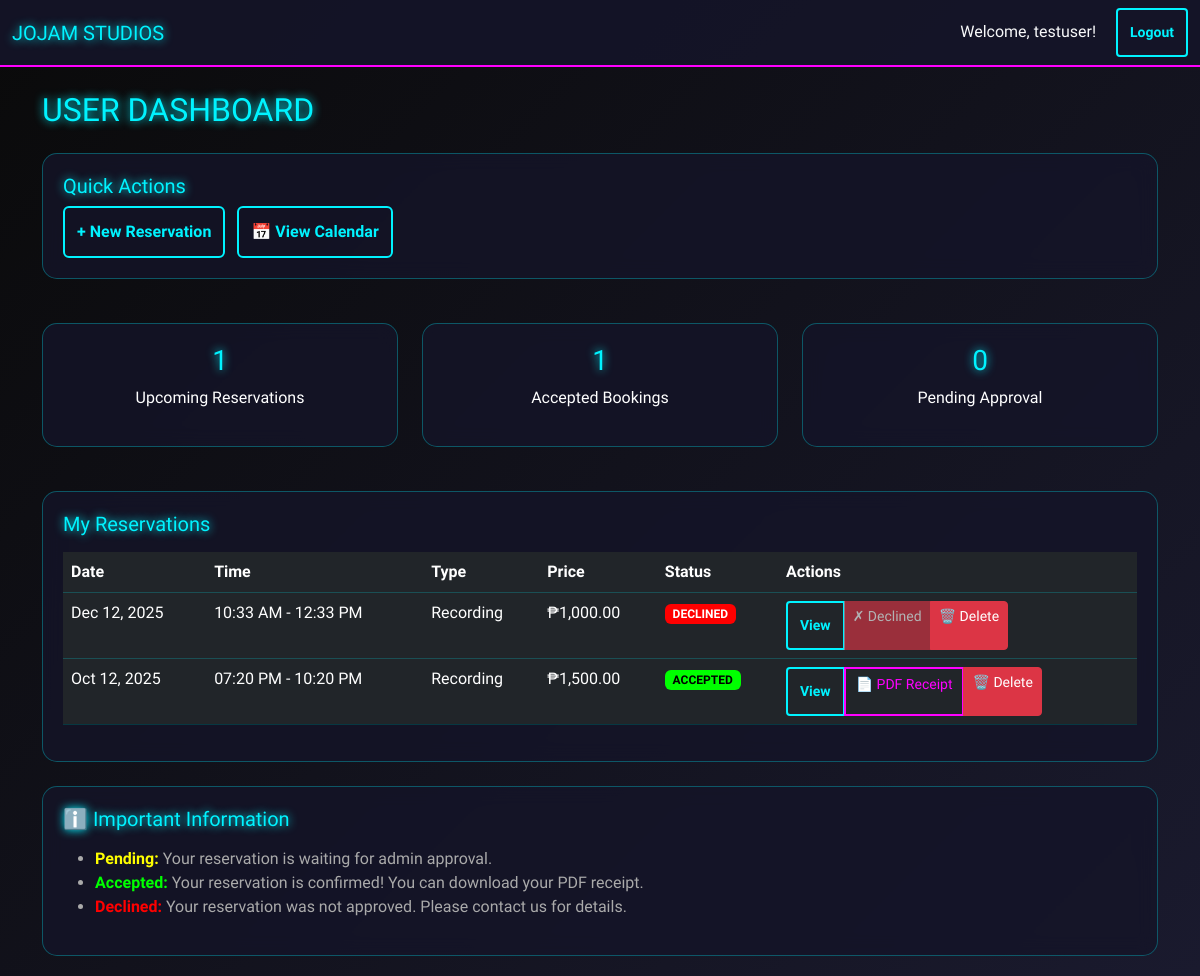
Before: /user_dashboard.php (signed in) with the older database file.
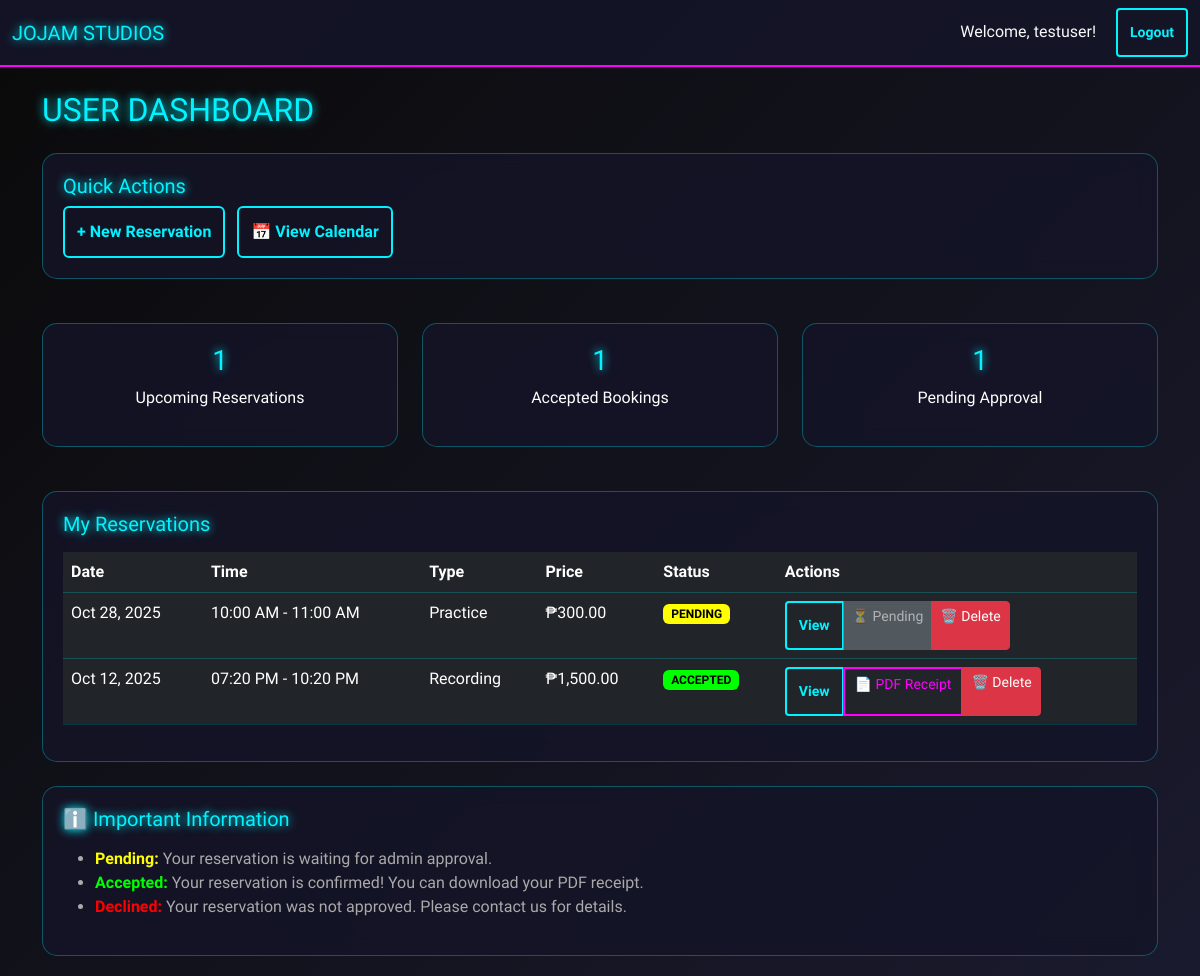
After: the same page with the newer database file.
### tables this page shows
CREATE TABLE `reservations` (
  `id` int(11) NOT NULL,
  `user_id` int(11) NOT NULL,
  `band_name` varchar(100) NOT NULL,
  `date` date NOT NULL,
  `start_time` time NOT NULL,
  `end_time` time NOT NULL,
  `members` int(11) NOT NULL,
  `roles` varchar(255) DEFAULT NULL,
  `type` enum('recording','practice') NOT NULL,
  `total_price` double DEFAULT NULL,
  `status` enum('pending','accepted','declined') DEFAULT 'pending',
  `created_at` timestamp NOT NULL DEFAULT current_timestamp()
);

### user_dashboard.php (the view, shortened to what this page needs)
<?php
require_once 'config.php';
try {
    $stmt = $conn->prepare("SELECT * FROM reservations WHERE user_id = ? ORDER BY date DESC, start_time DESC");
    $stmt->bind_param("i", $_SESSION['user_id']);
    $stmt->execute();
    $reservations = $stmt->get_result()->fetch_all(MYSQLI_ASSOC);
    $stmt = $conn->prepare("SELECT * FROM reservations WHERE user_id = ? AND date >= CURDATE() ORDER BY date ASC, start_time ASC");
    $stmt->bind_param("i", $_SESSION['user_id']);
    $stmt->execute();
    $upcoming = $stmt->get_result()->fetch_all(MYSQLI_ASSOC);
} catch (Exception $e) {
    $error = 'Error loading data: ' . $e->getMessage();
}
?>
<!DOCTYPE html>
<html lang="en">
<head>
    <link href="https://cdn.jsdelivr.net/npm/bootstrap@5.3.0/dist/css/bootstrap.min.css" rel="stylesheet">
    <link rel="stylesheet" href="jojam-styles.css">
</head>
<body>
    <nav class="navbar navbar-dark navbar-custom">
        <div class="container-fluid">
            <span class="navbar-brand neon-text">JOJAM STUDIOS</span>
            <div>
                <span class="text-light me-3">Welcome, <?php echo htmlspecialchars($_SESSION['username']); ?>!</span>
                <a href="logout.php" class="btn btn-sm btn-neon">Logout</a>
            </div>
        </div>
    </nav>
    <div class="container mt-4">
        <h2 class="neon-text mb-4">USER DASHBOARD</h2>
        <div class="row mb-4">
            <div class="col-md-12">
                <div class="glass-card">
                    <h5 class="neon-text">Quick Actions</h5>
                    <button class="btn btn-neon me-2" data-bs-toggle="modal" data-bs-target="#newReservationModal">
                        + New Reservation
                    </button>
                    <a href="calendar_view.php" class="btn btn-neon">📅 View Calendar</a>
                </div>
            </div>
        </div>
        <div class="row mb-4">
            <div class="col-md-4">
                <div class="glass-card text-center">
                    <h3 class="neon-text"><?php echo count($upcoming); ?></h3>
                    <p>Upcoming Reservations</p>
                </div>
            </div>
            <div class="col-md-4">
                <div class="glass-card text-center">
                    <h3 class="neon-text"><?php echo count(array_filter($reservations, fn($r) => $r['status'] === 'accepted')); ?></h3>
                    <p>Accepted Bookings</p>
                </div>
            </div>
            <div class="col-md-4">
                <div class="glass-card text-center">
                    <h3 class="neon-text"><?php echo count(array_filter($reservations, fn($r) => $r['status'] === 'pending')); ?></h3>
                    <p>Pending Approval</p>
                </div>
            </div>
        </div>
        <div class="glass-card">
            <h5 class="neon-text mb-3">My Reservations</h5>
            <div class="table-responsive">
                <table class="table table-dark table-hover">
                    <thead>
                        <tr>
                            <th>Date</th>
                            <th>Time</th>
                            <th>Type</th>
                            <th>Price</th>
                            <th>Status</th>
                            <th>Actions</th>
                        </tr>
                    </thead>
                    <tbody>
                        <?php if (empty($reservations)): ?>
                            <tr><td colspan="6" class="text-center">No reservations yet. Create your first booking!</td></tr>
                        <?php else: ?>
                            <?php foreach ($reservations as $res): ?>
                                <tr>
                                    <td><?= date('M d, Y', strtotime($res['date'])) ?></td>
                                    <td><?= date('h:i A', strtotime($res['start_time'])) . ' - ' . date('h:i A', strtotime($res['end_time'])) ?></td>
                                    <td><?= ucfirst($res['type']) ?></td>
                                    <td>₱<?= number_format($res['total_price'] ?? 0, 2) ?></td>
                                    <td>
                                        <span class="badge badge-<?= $res['status'] ?>">
                                            <?= strtoupper($res['status']) ?>
                                        </span>
                                    </td>
                                    <td>
                                        <div class="btn-group" role="group">
                                            <button class="btn btn-sm btn-neon" onclick="viewDetails(<?= $res['id'] ?>)">View</button>
                                            <?php if ($res['status'] === 'accepted'): ?>
                                                <a href="generate_receipt.php?id=<?= $res['id'] ?>"
                                                   class="btn btn-sm btn-download"
                                                   title="Download PDF Receipt">
                                                    📄 PDF Receipt
                                                </a>
                                            <?php elseif ($res['status'] === 'pending'): ?>
                                                <span class="btn btn-sm btn-secondary disabled" title="Waiting for admin approval">
                                                    ⏳ Pending
                                                </span>
                                            <?php elseif ($res['status'] === 'declined'): ?>
                                                <span class="btn btn-sm btn-danger disabled">
                                                    ✗ Declined
                                                </span>
                                            <?php endif; ?>
                                            <a href="?delete_reservation=<?= $res['id'] ?>"
                                            class="btn btn-danger btn-sm"
                                            onclick="return confirm('Delete this reservation?')">
                                            🗑️ Delete
                                            </a>
                                        </div>
                                    </td>
                                </tr>
                            <?php endforeach; ?>
                        <?php endif; ?>
                    </tbody>
                </table>
            </div>
        </div>
        <div class="glass-card mt-4">
            <h5 class="neon-text mb-3">ℹ️ Important Information</h5>
            <ul style="color: #aaa;">
                <li><strong style="color: var(--neon-yellow);">Pending:</strong> Your reservation is waiting for admin approval.</li>
                <li><strong style="color: var(--neon-green);">Accepted:</strong> Your reservation is confirmed! You can download your PDF receipt.</li>
                <li><strong style="color: #ff0000;">Declined:</strong> Your reservation was not approved. Please contact us for details.</li>
            </ul>
        </div>
    </div>
</body>
</html>

### jojam-styles.css (style rules this page uses)
:root { --neon-blue: #00f3ff; --neon-magenta: #ff00ff; --neon-yellow: #ffff00; --neon-green: #00ff00; --dark-bg: #0a0a0a; --dark-secondary: #1a1a2e; --glass-bg: rgba(20, 20, 40, 0.8); --glass-border: rgba(0, 243, 255, 0.3); }
body { background: linear-gradient(135deg, var(--dark-bg) 0%, var(--dark-secondary) 100%); color: white; font-family: 'Orbitron', sans-serif; min-height: 100vh; }
.glass-card { background: var(--glass-bg); backdrop-filter: blur(10px); border: 1px solid var(--glass-border); border-radius: 15px; padding: 20px; margin-bottom: 20px; }
.neon-text { color: var(--neon-blue); text-shadow: 0 0 10px var(--neon-blue); }
.btn-neon { background: transparent; border: 2px solid var(--neon-blue); color: var(--neon-blue); padding: 12px; font-weight: bold; transition: all 0.3s ease; }
.navbar-custom { background: rgba(20, 20, 40, 0.9); border-bottom: 2px solid var(--neon-blue); }
.navbar-dark { background: rgba(20, 20, 40, 0.9); border-bottom: 2px solid var(--neon-magenta); }
.table-dark { background: rgba(0, 0, 0, 0.5); }
.table-dark td, .table-dark th { border-color: rgba(0, 243, 255, 0.2); }
.badge-pending { background: var(--neon-yellow); color: black; }
.badge-accepted { background: var(--neon-green); color: black; }
.btn-download { background: transparent; border: 2px solid var(--neon-magenta); color: var(--neon-magenta); font-size: 0.875rem; padding: 5px 10px; transition: all 0.3s ease; }
.badge-declined { background: #ff0000; color: white; }

### user_dashboard.php (style rules this page uses)
.btn-download { background: transparent; border: 2px solid var(--neon-magenta); color: var(--neon-magenta); font-size: 0.875rem; padding: 5px 10px; }

Changed rows visible on the page:
removed reservations: date "Dec 12, 2025", start_time "10:33 AM", end_time "12:33 PM", type "Recording", total_price "1,000.00", status "DECLINED", shows "✗ Declined"
added reservations: date "Oct 28, 2025", start_time "10:00 AM", end_time "11:00 AM", type "Practice", total_price "300.00", status "PENDING", shows "⏳ Pending"
Other visible differences:
text no longer shown: "0"
text now shown: "1"
